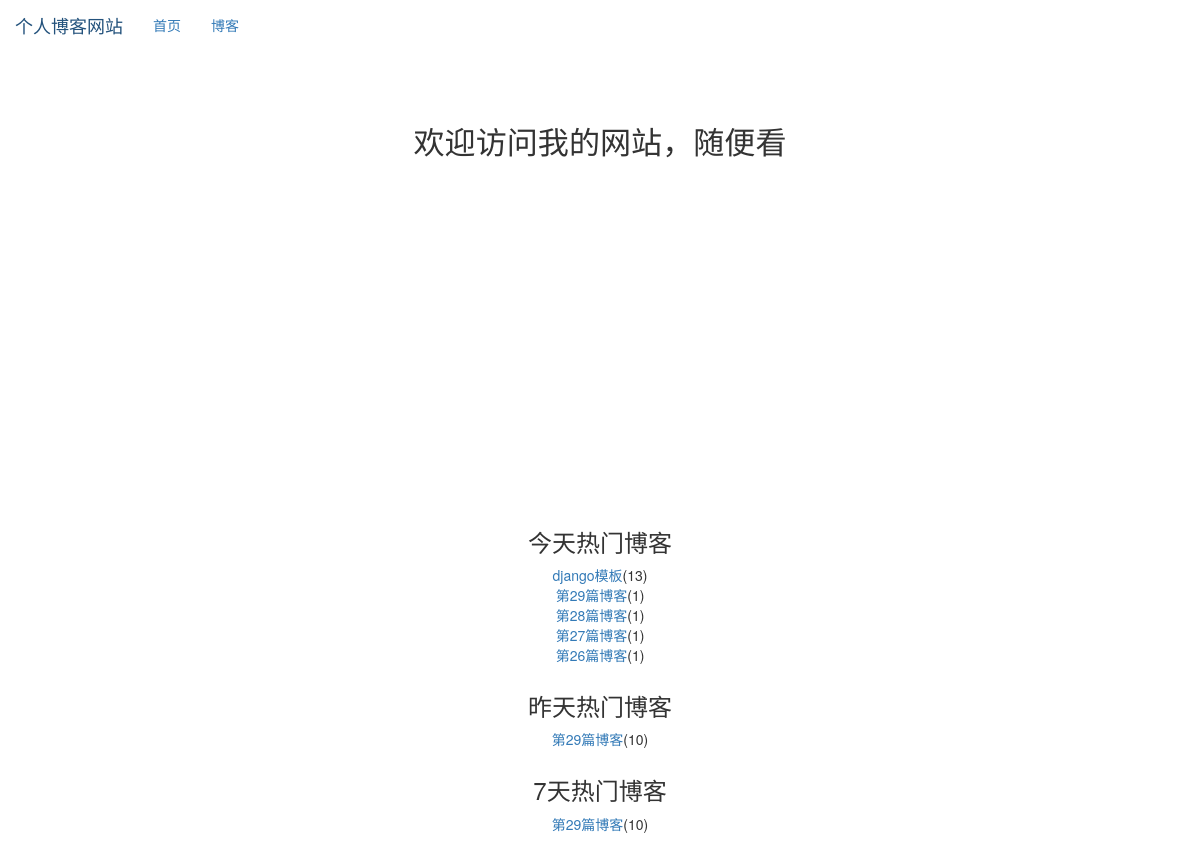
The page / on the database its author committed.
### read_statistics/models.py (models this page shows)
class ReadDetail(models.Model):
    date = models.DateField(default=timezone.now)
    read_num = models.IntegerField(default=0)
    content_type = models.ForeignKey(ContentType,on_delete=models.DO_NOTHING)
    object_id =  models.PositiveIntegerField()
    content_object = GenericForeignKey('content_type','object_id')

### blog/models.py (models this page shows, shortened)
class Blog(models.Model,ReadNumExpandMethod):
    title = models.CharField(max_length=50)
    blog_type = models.ForeignKey(BlogType,on_delete=models.DO_NOTHING)
    content = RichTextUploadingField()
    author = models.ForeignKey(User,on_delete=models.DO_NOTHING)
    read_details = GenericRelation(ReadDetail)
    created_time = models.DateTimeField(auto_now_add=True)
    last_updated_time = models.DateTimeField(auto_now=True)
    class Meta:
        ordering = ['-created_time']

### mrwuzs_blog/views.py (the view)
# urls.py: 2. Add a URL to urlpatterns:  path('', views.home, name='home')
def home(request):
    blog_content_type = ContentType.objects.get_for_model(Blog)
    dates, read_nums = get_seven_days_read_data(blog_content_type)
    hot_blogs_for_7_days = cache.get('hot_blogs_for_7_days')
    if hot_blogs_for_7_days is None:
        hot_blogs_for_7_days = get_7_days_hot_blogs()
        cache.set('hot_blogs_for_7_days', hot_blogs_for_7_days, 3600)
    context = {}
    context['dates'] = dates
    context['read_nums'] = read_nums
    context['today_hot_data'] = get_today_hot_data(blog_content_type)
    context['yesterday_hot_data'] = get_yesterday_hot_data(blog_content_type)
    context['hot_blogs_for_7_days'] = hot_blogs_for_7_days
    return render(request, 'home.html', context)

### mrwuzs_blog/views.py (called while the page is built)
def get_7_days_hot_blogs():
    today = timezone.now().date()
    date = today - datetime.timedelta(days=7)
    blogs = Blog.objects \
                .filter(read_details__date__lt=today, read_details__date__gte=date) \
                .values('id', 'title') \
                .annotate(read_num_sum=Sum('read_details__read_num')) \
                .order_by('-read_num_sum')
    return blogs[:7]

### read_statistics/utils.py (called while the page is built)
def get_seven_days_read_data(content_type):
    today = timezone.now().date()
    dates = []
    read_nums = []
    for i in range(7, 0, -1):
        date = today - datetime.timedelta(days=i)
        dates.append(date.strftime('%m/%d'))
        read_details = ReadDetail.objects.filter(content_type=content_type, date=date)
        result = read_details.aggregate(read_num_sum=Sum('read_num'))
        read_nums.append(result['read_num_sum'] or 0)
    return dates, read_nums

def get_today_hot_data(content_type):
    today = timezone.now().date()
    read_details = ReadDetail.objects.filter(content_type=content_type, date=today).order_by('-read_num')
    return read_details[:7]

def get_yesterday_hot_data(content_type):
    today = timezone.now().date()
    yesterday = today-datetime.timedelta(days=1)
    read_details = ReadDetail.objects.filter(content_type=content_type, date=yesterday).order_by('-read_num')
    return read_details[:7]

### templates/home.html (shortened to what this page needs)
{% extends 'base.html' %}
{% load staticfiles %}
{% block henader-extend %}
    <link rel="stylesheet" href="{% static '/css/home.css' %}">
{% endblock %}
class="{% block nav_home_active %}active{% endblock %}"
{% block content %}
    <h3 class="home-content">欢迎访问我的网站，随便看</h3>
    <div id="container"></div>
     <div class="hot-data">
        <h3>今天热门博客</h3>
        <ul>
            {% for hot_data in today_hot_data %}
                <li><a href="{% url 'blog_detail' hot_data.content_object.pk %}">{{ hot_data.content_object.title }}</a>({{ hot_data.read_num }})</li>
            {% empty %}
                <li>今天暂时没有热门博客</li>
            {% endfor %}
        </ul>
    </div>
    <div class="hot-data">
        <h3>昨天热门博客</h3>
        <ul>
            {% for hot_data in yesterday_hot_data %}
                <li><a href="{% url 'blog_detail' hot_data.content_object.pk %}">{{ hot_data.content_object.title }}</a>({{ hot_data.read_num }})</li>
            {% empty %}
                <li>昨天暂时没有热门博客</li>
            {% endfor %}
        </ul>
    </div>
    <div class="hot-data">
        <h3>7天热门博客</h3>
        <ul>
            {% for hot_blog in hot_blogs_for_7_days %}
                <li><a href="{% url 'blog_detail' hot_blog.id %}">{{ hot_blog.title }}</a>({{ hot_blog.read_num_sum }})</li>
            {% empty %}
                <li>昨天暂时没有热门博客</li>
            {% endfor %}
        </ul>
    </div>
{% endblock %}

### static/css/base.css (style rules this page uses)
* { margin: 0; padding: 0; }
body { margin-top:70px!important; }
ul { list-style-type: none!important; }

### static/css/home.css (style rules this page uses)
h3.home-content { font-size: 222%; text-align: center; margin-top: 4em; margin-bottom: 2em; }
div#container { margin: 0 auto; height: 20em; min-width: 20em; max-width: 30em; }
div.hot-data { text-align: center; margin-top: 2em; }

### rows shown on the page
ReadDetail: content_object "django模板", read_num "13"
ReadDetail: content_object "第29篇博客", read_num "1"
ReadDetail: content_object "第28篇博客", read_num "1"
ReadDetail: content_object "第27篇博客", read_num "1"
ReadDetail: content_object "第26篇博客", read_num "1"
ReadDetail: content_object "第29篇博客", read_num "10"
Blog: title "第29篇博客", read_num_sum "10"
